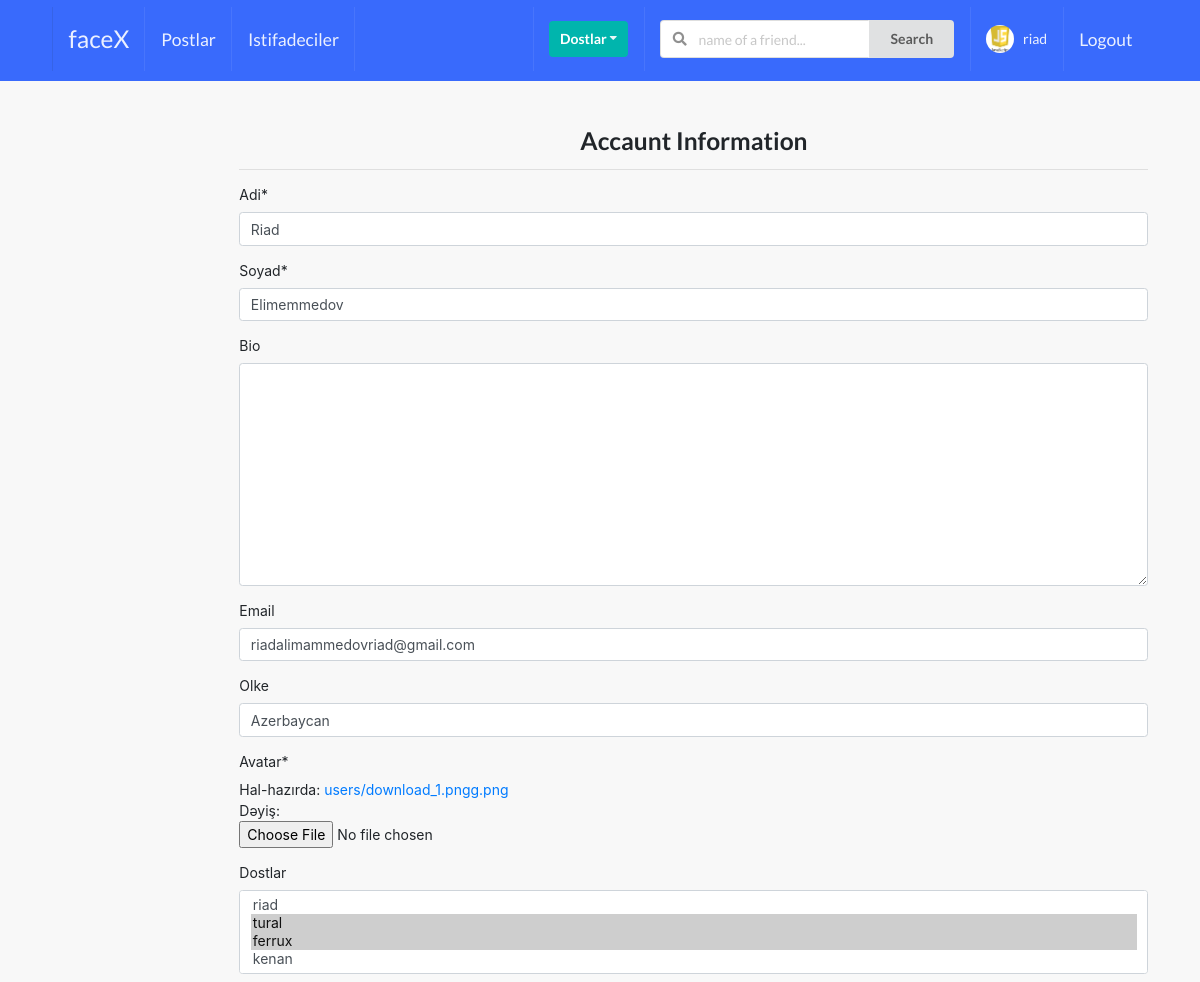
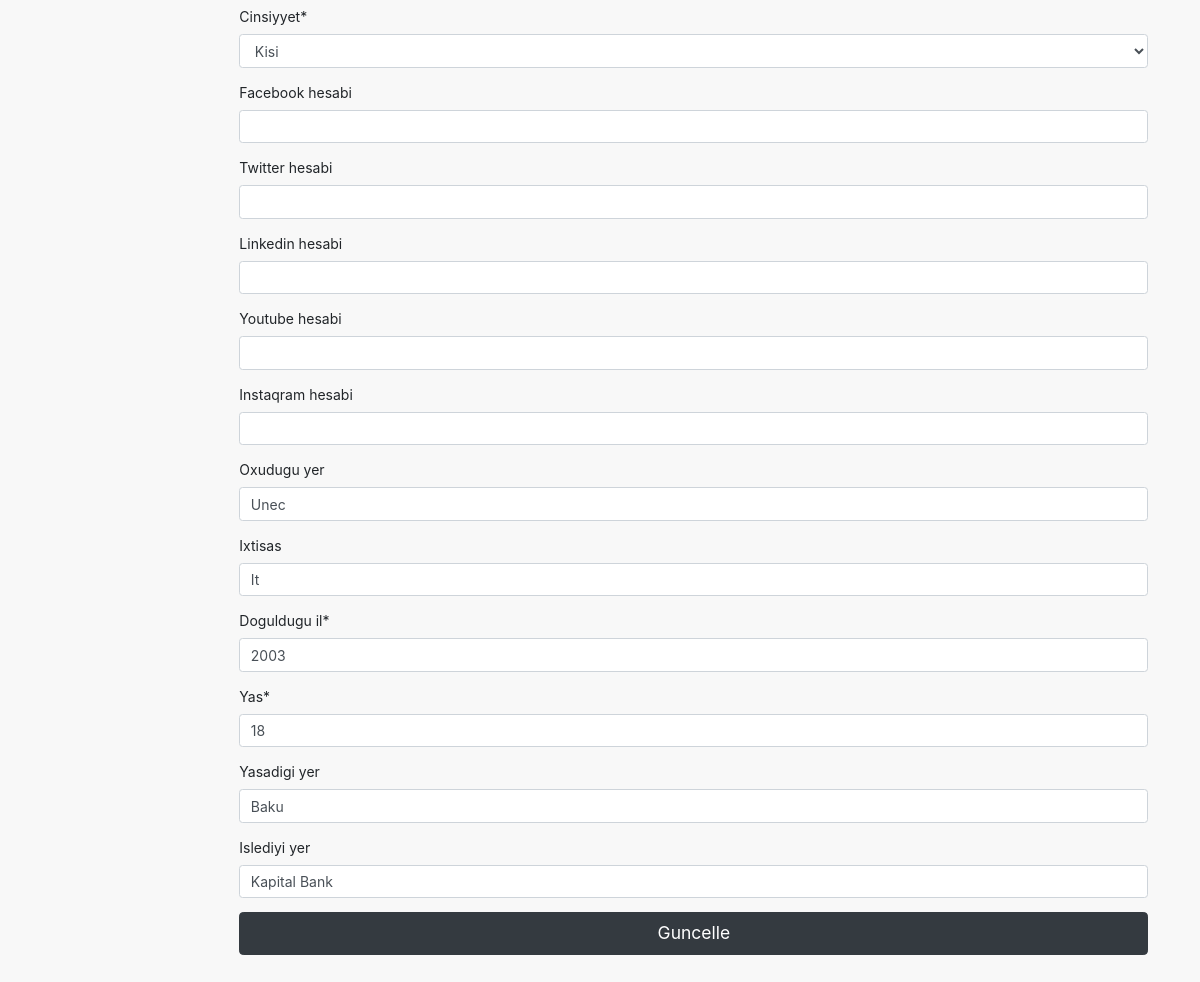
/update-profile/ (signed in), run on the app's committed database (2 pictures, top to bottom).
### account/models.py (models this page shows, shortened)
class Profile(models.Model):
    CATEGORY= (
        ('Gen','Kisi'),
        ('Gen','Kadin'),
        ('Gen','Yeniyetme')
    )
    first_name = models.CharField(max_length=255,blank=False,verbose_name='Adi')
    last_name = models.CharField(max_length=255,blank=False,verbose_name='Soyad')
    user = models.OneToOneField(User,on_delete=models.CASCADE)#Burda onetoonefield yazilmasindaki sebeb yeni her istifadeciden 1 dene olsun yeni 1 dene profil 1 istifadecini temsil etsin basqa hec kim istifade ede bilmesin
    bio = RichTextField(blank=True)
    email = models.EmailField(max_length=255,blank=True,verbose_name='Email')
    country = models.CharField(max_length=255,blank=True,verbose_name='Olke')
    avatar = models.ImageField(default='users/amk.jpg',upload_to = 'users')
    friends = models.ManyToManyField(User,blank=True,related_name='dostlar',verbose_name='Dostlar')
    slug = models.SlugField(default='slug',editable=False)#editable=False yeni istifadeci terefinden deyismek olmasin
    gender = models.CharField(max_length=255,null=True,choices=CATEGORY,verbose_name='Cinsiyyet')#Burdaki choices kicik her yerde istifade olunmali olunan kategoriyalari adlandirmag ucun istifade olunur choicesden
    facebook_hesabi = models.URLField(max_length=255,blank=True)
    twitter_hesabi = models.URLField(max_length=255,blank=True)
    linkedin_hesabi = models.URLField(max_length=255,blank=True)#blank=True yeni qeyd etmesende olar pass kecsende olar hemin yeri
    youtube_hesabi = models.URLField(max_length=255,blank=True)
    instaqram_hesabi = models.URLField(max_length=255,blank=True)
    updated = models.DateTimeField(auto_now=True)
    created = models.DateTimeField(auto_now_add=True)
    oxudugu_yer = models.CharField(max_length=255,blank=True)
    ixtisas = models.CharField(max_length=255,blank=True)
    doguldugu_il = models.CharField(max_length=255,blank=False)
    yas = models.CharField(max_length=255,blank=False)
    yasadigi_yer = models.CharField(max_length=255,blank=True)
    islediyi_yer = models.CharField(max_length=255,blank=True)
    hesab = ProfileManager()
    def get_friends_number(self):
        return self.friends.all().count()

### account/views.py (the view)
# urls.py: path('update-profile/',updateaccount,name='update-profile'),
def updateaccount(request):#update elemek ucun accountu mutleq giris etmelisenki hesabiva duzelisler edesen ona gore giris eden istifadecini almaliyig reques.user ile1
    istifadeci = Profile.objects.get(user = request.user)
    form = UpdateAccount(request.POST or None,request.FILES or None,instance=istifadeci)
    if request.method == 'POST':
        form = UpdateAccount(request.POST or None,request.FILES or None,instance=istifadeci)
        if form.is_valid():
            form.save()
            messages.add_message(request,messages.SUCCESS,'Hesabiniz Ugurlu Bir Sekilde Guncellendi')
            return redirect('my_profile')
    context = {
        'form':form,
    }
    return render(request,'main/updateprofile.html',context)

### account/forms.py
class UpdateAccount(forms.ModelForm):
    class Meta:
        model = Profile
        fields = '__all__'
        exclude = ['created','user']

### account/models.py (called while the page is built)
    def invatations_received(self,reciver):
        qs = RelationShip.data.filter(reciver = reciver,status ='Send')
        return qs

### account/templatetags/custom_tags.py (called while the page is built)
@register.simple_tag(name='profiller')
def profil_listeleri():
    return Profile.objects.all().count()

### account/views.py (called while the page is built)
def invitatons_receiver_number(request):#mene gelen isteklerin sayini alan funksiya
    if request.user.is_authenticated:
        profil = Profile.objects.get(user=request.user)#yeni hal hazirda giris eden istifadecini aliram ve Profil nesnesine donustururem
        elaqe = RelationShip.data.invatations_received(profil).count()#yeni giris eden istifadeciye gelen istejler
        return {'say':elaqe}
    return {}#bunu return olmadan yazmag ucun ise settings.py fa doysa yolunu gostermen lazimdir unutma bunu

### article/views.py (called while the page is built)
def profile_pic(request):
    if request.user.is_authenticated:
        profile_obj = Profile.objects.get(user=request.user)
        profile_pic = profile_obj.avatar
        post_count = Post.objects.filter(author=profile_obj).all().count()
        return {'picture':profile_pic,'profile':profile_obj,'post_count':post_count}
    return {}

### templates/main/updateprofile.html (shortened to what this page needs)
{% extends "base.html" %}
{% load static %}
{% load crispy_forms_tags %}
{% block content %}
<!DOCTYPE html>
<html lang="en">
<head>
    <link rel="stylesheet" href="https://stackpath.bootstrapcdn.com/bootstrap/4.4.1/css/bootstrap.min.css"
>
    <link rel="stylesheet" href="https://use.fontawesome.com/releases/v5.5.0/css/all.css">
</head>
<body>
    <div class="row">
        <div class="col-md-10 offset-md-2">
            <h3 class="text-center"><b>Accaunt Information</b></h3>
            <hr>
            <form method="post" class="mb-5">
                {{ form|crispy }}
                <button type="submit" class="btn btn-dark btn-lg btn-block">Guncelle</button>
            </form>
        </div>
    </div>
</body>
</html>
{% endblock content %}

### templates/main/navbar.html (shortened to what this page needs)
{% load static %}
{% load custom_tags %}
<link rel="stylesheet" href="https://stackpath.bootstrapcdn.com/bootstrap/4.4.1/css/bootstrap.min.css"
>
<div class="ui inverted menu nav mb-7" style="position: relative;bottom: 17px;">
    <div class="ui container">
        <a href="{% url 'home' %}" class="item">
            <h3>faceX</h3>
        </a>
        {% if request.user.is_authenticated %}
        <a href="{% if 'main-post-view' in request.path %}active {% else %} {% endif %} {% url 'main-post-view' %}" class="item">
            <h5>Postlar</h5>
        </a>
        <a href="{% url 'profile_list' %}" class="item">
            <h5>Istifadeciler</h5>
        </a>
        {% endif %}
        <div class="right menu">
        {% if request.user.is_authenticated %}
            <div class="item">
                <div class="ui floating dropdown icon button teal" id="amk"> Dostlar
                    <i class="dropdown icon"></i>
                </div>
            </div>
            <div class="item">
                <form action="{% url 'search_profile' %}" method="GET">
                    <div class="ui action left icon input">
                        <input class="prompt" type="text" name='q' placeholder="name of a friend..." id='deyer'>
                        <button type='submit' class="ui button" id="tiklama">Search</button>
                    </div>
                </form>
            </div>
            <a href="{% url 'my_profile' %}" class="item">
                <img src="{{picture.url}}" class="ui avatar image"  alt="resim yuklenemdi">&nbsp;
                {{ request.user }}
            </a>
            <a href="{% url 'logout' %}"class="ui item">
                <h5>Logout</h5>
            </a>
        {% endif %}
        </div>
    </div>
</div>

### static/css/style.css (style rules this page uses)
body { background: #F8F8F8 !important; }
.nav { border-radius: 0px !important; padding: 10px 0 10px 0 !important; background-color: #396afc !important; }
.mb-7 { margin-bottom: 7px !important; }
.mb-5 { margin-bottom: 5px !important; }

### data on the page
Profile: first_name "Riad", last_name "Elimemmedov", email "riadalimammedovriad@gmail.com", country "Azerbaycan", gender "Kisi", oxudugu_yer "Unec", ixtisas "It", doguldugu_il "2003", yas "18", yasadigi_yer "Baku", islediyi_yer "Kapital Bank"

### other printed values
{{ request.user }} "riad"
